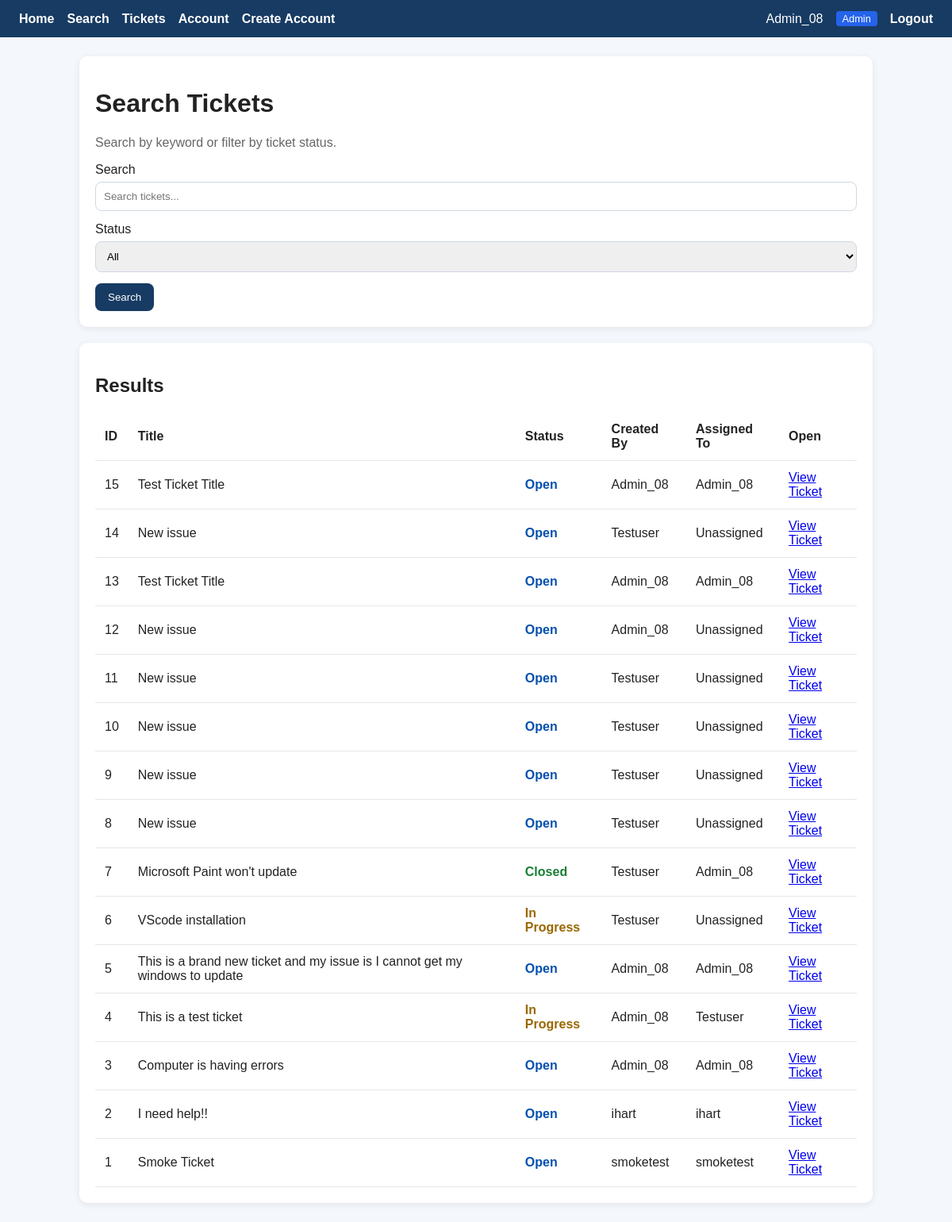
Screenshot of /search/ (signed in) with the database file from the repository.
### tickets/models.py (models this page shows, shortened)
class Ticket(models.Model):
    STATUS_CHOICES = [
        ('open', 'Open'),
        ('in_progress', 'In Progress'),
        ('closed', 'Closed'),
    ]
    title = models.CharField(max_length=200)
    description = models.TextField()
    status = models.CharField(max_length=20, choices=STATUS_CHOICES, default='open')
    created_at = models.DateTimeField(auto_now_add=True)
    updated_at = models.DateTimeField(auto_now=True)
    created_by = models.ForeignKey(User, on_delete=models.CASCADE, related_name='created_tickets')
    assigned_to = models.ForeignKey(
        User,
        on_delete=models.SET_NULL,
        null=True,
        blank=True,
        related_name='assigned_tickets',
    )

### tickets/views.py (the view)
# urls.py: path('search/', views.search, name='search'),
@login_required
def search(request):
    query = (request.GET.get('q') or '').strip()
    selected_status = (request.GET.get('status') or '').strip()
    if _is_admin(request.user):
        tickets = Ticket.objects.select_related('created_by', 'assigned_to').all().order_by('-created_at')
    else:
        tickets = Ticket.objects.select_related('created_by', 'assigned_to').filter(
            Q(created_by=request.user) | Q(assigned_to=request.user)
        ).order_by('-created_at')
    if query:
        tickets = tickets.filter(
            Q(title__icontains=query) | Q(description__icontains=query)
        ).order_by('-created_at')
    if selected_status and selected_status != 'All':
        tickets = tickets.filter(status=selected_status)
    statuses = [{'name': value, 'label': label} for value, label in Ticket.STATUS_CHOICES]
    return render(request, 'tickets/search.html', {
        'tickets': tickets,
        'query': query,
        'selected_status': selected_status,
        'statuses': statuses,
    })

### tickets/models.py (called while the page is built)
    @property
    def is_admin(self):
        return self.role == 'admin'

### tickets/views.py (called while the page is built)
def _is_admin(user):
    return hasattr(user, 'profile') and user.profile.is_admin

### tickets/templates/tickets/search.html (shortened to what this page needs)
{% extends 'tickets/base.html' %}
{% block content %}
<div class="card">
    <h1>Search Tickets</h1>
    <p class="muted">Search by keyword or filter by ticket status.</p>
    <form method="GET">
        <label for="q">Search</label>
        <input id="q" type="text" name="q" placeholder="Search tickets..." value="{{ query|default:'' }}">
        <label for="status">Status</label>
        <select name="status" id="status">
            <option value="All">All</option>
        </select>
        <button type="submit">Search</button>
    </form>
</div>
<div class="card">
    <h2>Results</h2>
    <table>
        <thead>
            <tr>
                <th>ID</th>
                <th>Title</th>
                <th>Status</th>
                <th>Created By</th>
                <th>Assigned To</th>
                <th>Open</th>
            </tr>
        </thead>
        <tbody>
            {% for ticket in tickets %}
            <tr>
                <td>{{ ticket.id }}</td>
                <td>{{ ticket.title }}</td>
                <td class="status-{{ ticket.status }}">{{ ticket.get_status_display }}</td>
                <td>{{ ticket.created_by }}</td>
                <td>{{ ticket.assigned_to|default:'Unassigned' }}</td>
                <td><a href="{% url 'ticket_detail' ticket.id %}">View Ticket</a></td>
            </tr>
            {% empty %}
            <tr>
                <td colspan="6">No results found</td>
            </tr>
            {% endfor %}
        </tbody>
    </table>
</div>
{% endblock %}

### tickets/templates/tickets/base.html (shortened to what this page needs)
<!DOCTYPE html>
<html lang="en">
<head>
</head>
<body>
    <nav>
        <a href="{% url 'home' %}">Home</a>
        <a href="{% url 'search' %}">Search</a>
        <a href="{% url 'ticket_list' %}">Tickets</a>
        <a href="{% url 'account' %}">Account</a>
        {% if request.user.is_authenticated and request.user.profile.is_admin %}
            <a href="{% url 'create_account' %}">Create Account</a>
        {% endif %}
        {% if request.user.is_authenticated %}
            <span>{{ request.user.username }}</span>
            {% if request.user.profile.is_admin %}
                <span class="badge-admin">Admin</span>
            {% endif %}
            <form method="post" action="{% url 'logout' %}" style="display: inline;">
    <button type="submit" style="background: none; border: none; color: white; font-weight: bold; cursor: pointer; padding: 0; font-size: inherit;">Logout</button>
</form>
        {% endif %}
    </nav>
    <div class="container">
        {% block content %}{% endblock %}
    </div>
</body>
</html>

### tickets/templates/tickets/base.html (style rules this page uses)
body { font-family: Arial, sans-serif; margin: 0; background: #f4f7fb; color: #222; }
nav { background: #173b63; color: white; padding: 14px 24px; display: flex; gap: 16px; align-items: center; }
nav a { color: white; text-decoration: none; font-weight: bold; }
.container { max-width: 1000px; margin: 24px auto; padding: 0 16px; }
.card { background: white; border-radius: 10px; padding: 20px; box-shadow: 0 2px 8px rgba(0,0,0,0.08); margin-bottom: 20px; }
input, textarea, select { width: 100%; padding: 10px; margin-top: 6px; margin-bottom: 14px; border: 1px solid #cfd8e3; border-radius: 8px; box-sizing: border-box; }
button { background: #173b63; color: white; border: none; padding: 10px 16px; border-radius: 8px; cursor: pointer; }
.muted { color: #666; }
table { width: 100%; border-collapse: collapse; }
th, td { text-align: left; padding: 12px; border-bottom: 1px solid #e5e7eb; }
.status-open { color: #0550ae; font-weight: bold; }
.status-in_progress { color: #9a6700; font-weight: bold; }
.status-closed { color: #1a7f37; font-weight: bold; }
.badge-admin { background: #2563eb; color: white; padding: 2px 8px; border-radius: 4px; font-size: 0.8em; }

### rows the page displays
Ticket: id "15", title "Test Ticket Title", status "Open", created_by "Admin_08", assigned_to "Admin_08"
Ticket: id "14", title "New issue", status "Open", created_by "Testuser", assigned_to "Unassigned"
Ticket: id "13", title "Test Ticket Title", status "Open", created_by "Admin_08", assigned_to "Admin_08"
Ticket: id "12", title "New issue", status "Open", created_by "Admin_08", assigned_to "Unassigned"
Ticket: id "11", title "New issue", status "Open", created_by "Testuser", assigned_to "Unassigned"
Ticket: id "10", title "New issue", status "Open", created_by "Testuser", assigned_to "Unassigned"
Ticket: id "9", title "New issue", status "Open", created_by "Testuser", assigned_to "Unassigned"
Ticket: id "8", title "New issue", status "Open", created_by "Testuser", assigned_to "Unassigned"
Ticket: id "7", title "Microsoft Paint won't update", status "Closed", created_by "Testuser", assigned_to "Admin_08"
Ticket: id "6", title "VScode installation", status "In Progress", created_by "Testuser", assigned_to "Unassigned"
Ticket: id "5", title "This is a brand new ticket and my issue is I cannot get my windows to update", status "Open", created_by "Admin_08", assigned_to "Admin_08"
Ticket: id "4", title "This is a test ticket", status "In Progress", created_by "Admin_08", assigned_to "Testuser"
Ticket: id "3", title "Computer is having errors", status "Open", created_by "Admin_08", assigned_to "Admin_08"
Ticket: id "2", title "I need help!!", status "Open", created_by "ihart", assigned_to "ihart"
Ticket: id "1", title "Smoke Ticket", status "Open", created_by "smoketest", assigned_to "smoketest"

### other values shown
{{ request.user.username }} "Admin_08"
